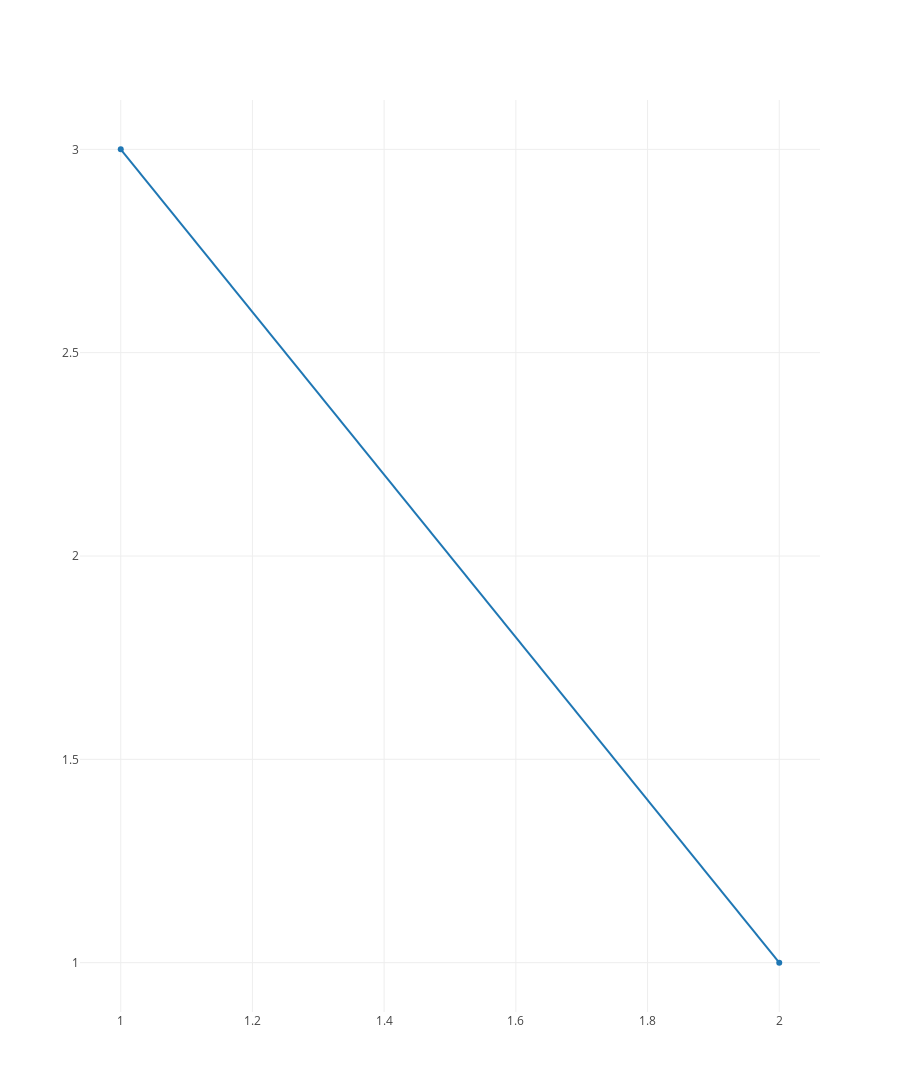

Notebook code for this chart:
### Code cell
plotize(data, layout)

### Figure 1 — Plotly figure (JSON) as saved in the notebook; plotly's stock layout.template omitted (floating-point values rounded to 4 significant figures)
{"data": [{"y": [3, 1], "x": [1, 2]}], "layout": {"height": 1600}}
